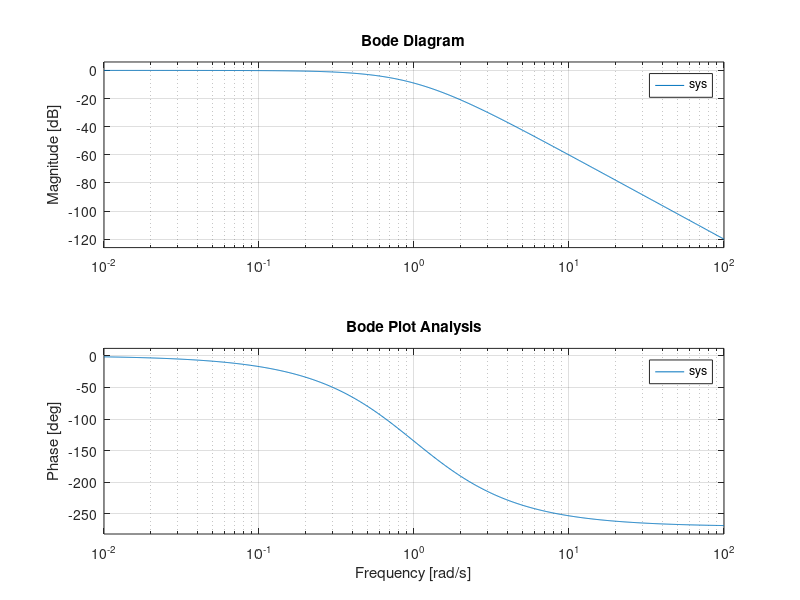

The MATLAB source for this figure:
%Name: Md. Roknuzzaman Rikon
%ID: 22024014
% Bode Plot Analysis 
sys = tf([1], [1 3 3 1]); 
bode(sys); 
title('Bode Plot Analysis'); 
